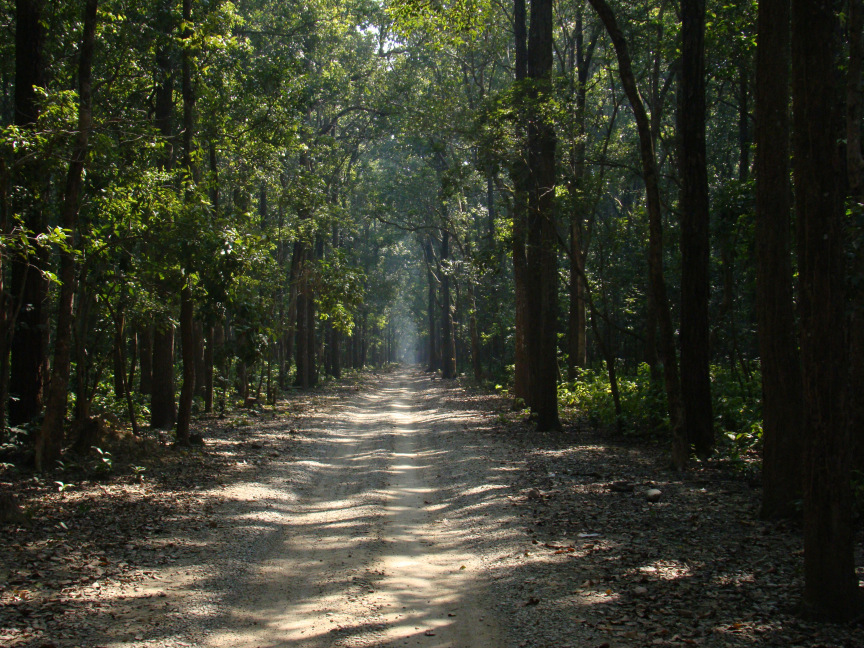
#> input picture projects/safari/assets/jungle_road_mist.jpg, 3456 x 2592 px (shown at 1/4 size)
$ python make.py ../assets/jungle_road_mist.jpg
#> lines starting #> are read from the running program, lines starting #| are printed output that depends on the picture; after the words box and inside, x2 and y2 are one past the last pixel; in counts of white or black regions, pixels touching at a corner belong together
"""Diwali x wildlife reel — v2 ("What the forest hears after Diwali"), 2026-11-13.

Client feedback addressed in this version:
  - open on Isha, keep her on camera the whole time (no full-screen cutaways)
  - wildlife shown as POP-UP CARDS below her face (over her torso), so viewers see the
    animal she names while she keeps talking
  - Lost & Free logo is a bottom card at the CTA (was top-left, above her head)
  - bold/raw captions: Inter Display ExtraBold (was serif Playfair italic)
  - audio de-glitched: the source .MOV carries TWO audio tracks — an Apple spatial "APAC"
    track that ffmpeg cannot decode (the glitch) and a clean AAC stereo track (stream a:1).
    We use the AAC track, process the voice and master to -14 LUFS.
  - over-saturation fixed: the source is 10-bit HLG HDR; we tone-map HLG->SDR (BT.709) and
    pull saturation slightly below the old render.

Source take: ../../../bhai dooj/diwali_lost/IMG_4068.MOV  (raw, rotation 90, HEVC Main10 HLG).
Caption wording/timing are mapped to the speech-energy envelope + the previous reel's script
(this environment has no audio monitoring); verify against the real voice and tweak PAGES.

Stages:  python make.py            # base -> compose -> audio -> mux
         python make.py --skip-base / --skip-comp to reuse intermediates.
Intermediates in build/, deliverable in out/ (both gitignored).
"""
import subprocess, sys
from pathlib import Path
import numpy as np, cv2
from PIL import Image, ImageDraw, ImageFont

P = Path(__file__).resolve().parent
REPO = P.parents[2]
RAW = REPO / "bhai dooj/diwali_lost/IMG_4068.MOV"
ASSETS = REPO / "projects/safari/assets"
FONTS = REPO / "fonts"
BED = REPO / "sfx_library/dl_safari/2434-preview.mp3"
B = P / "build"; OUT = P / "out"
B.mkdir(exist_ok=True); OUT.mkdir(exist_ok=True)

FPS, W, H = 30, 1080, 1920
SRC_IN, SRC_OUT = 1.5, 25.8            # trim leading/trailing room tone
DUR = SRC_OUT - SRC_IN                 # 24.3 s
NF = int(round(DUR * FPS))
NAME = "safari_reel_v2"

# HLG HDR -> SDR BT.709, mild desaturate/contrast to match her skin without the HDR blowout
TM = ("zscale=t=linear:npl=100,format=gbrpf32le,zscale=p=bt709,tonemap=hable:desat=0,"
      "zscale=t=bt709:m=bt709:r=tv,format=yuv420p,eq=saturation=0.86:contrast=1.04:gamma=0.985")

def run(cmd):
    print("  $", " ".join(str(c) for c in cmd)[:180]); subprocess.run(cmd, check=True)
#> (this line was passed over: subprocess is not available in this run)

# ------------------------------------------------------------------ stage 1: base
def base():
    vf = (f"{TM},scale={W}:{H},setsar=1,"
          f"zoompan=z='min(1.0+0.0009*in,1.07)':d=1:x='iw/2-(iw/zoom/2)':y='ih*0.44-(ih/zoom/2)':"
          f"s={W}x{H}:fps={FPS},format=yuv420p")
    run(["ffmpeg", "-y", "-v", "error", "-ss", str(SRC_IN), "-to", str(SRC_OUT), "-i", str(RAW),
         "-map", "0:0", "-an", "-vf", vf, "-c:v", "libx264", "-preset", "medium", "-crf", "15",
         "-r", str(FPS), str(B / "base.mp4")])

# ------------------------------------------------------------------ cards + captions
YEL, WHITE = (246, 196, 69), (255, 255, 255)
CARD_W, CARD_H, CARD_CX, CARD_CY, CARD_R = 516, 432, 540, 1362, 30

def font(px):
    return ImageFont.truetype(str(FONTS / "InterDisplay-ExtraBold.ttf"), px)

def expo_out(x):
    x = min(1.0, max(0.0, x)); return 1.0 if x >= 1 else 1 - 2 ** (-10 * x)

def grade_animal(img):
    f = img.astype(np.float32) / 255; g = f.mean(2, keepdims=True)
    f = g + (f - g) * 0.92; f = np.clip((f - 0.5) * 1.06 + 0.5, 0, 1)
    f[..., 0] *= 1.015; f[..., 2] *= 0.985
    return np.clip(f * 255, 0, 255).astype(np.uint8)

def cover(img, w, h, fx=0.5, fy=0.45):
    ih, iw = img.shape[:2]; s = max(w / iw, h / ih); cw, ch = w / s, h / s
    x0 = np.clip(fx * iw - cw / 2, 0, iw - cw); y0 = np.clip(fy * ih - ch / 2, 0, ih - ch)
    M = np.array([[s, 0, -x0 * s], [0, s, -y0 * s]], np.float32)
    return cv2.warpAffine(img, M, (w, h), flags=cv2.INTER_AREA, borderMode=cv2.BORDER_REFLECT)

def load_rgb(p):
    return cv2.cvtColor(cv2.imread(str(p), cv2.IMREAD_COLOR), cv2.COLOR_BGR2RGB)

def make_card(animal_rgb=None, logo=False, fx=0.5, fy=0.42):
#> called with logo = False, fx = 0.5, fy = 0.5
    pad, cw, ch = 60, CARD_W, CARD_H
#> pad = 60; cw = 516; ch = 432
    canvas = Image.new("RGBA", (cw + 2 * pad, ch + 2 * pad), (0, 0, 0, 0))
#> canvas: PIL image 636x552 RGBA; every value is 0
    sh = Image.new("L", canvas.size, 0)
#> sh: PIL image 636x552 L; every value is 0
    ImageDraw.Draw(sh).rounded_rectangle((pad, pad + 16, pad + cw, pad + ch + 16), radius=CARD_R, fill=130)
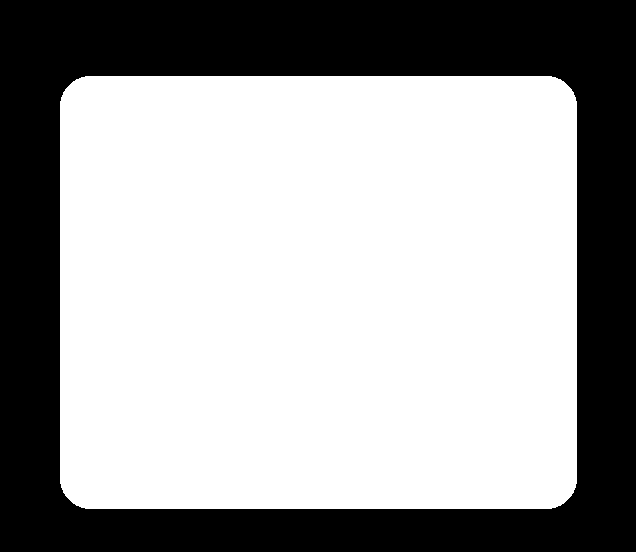
#> sh: PIL image 636x552 L; values 0 (black) and 130 (white), 63.5% white; 1 black region, box (x1, y1, x2, y2) and area: (0, 0, 636, 552) 128023
    sh = cv2.GaussianBlur(np.array(sh), (0, 0), 22)
#> sh: shape (552, 636)
    shadow = Image.new("RGBA", canvas.size, (0, 0, 0, 0)); shadow.putalpha(Image.fromarray(sh))
#> after `shadow.putalpha(Image.fromarray(sh))`:
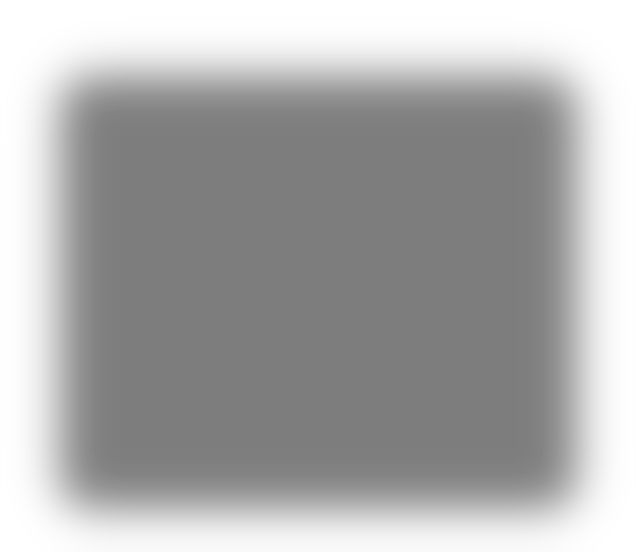
#> shadow: PIL image 636x552 RGBA; mean R, G, B, A 0, 0, 0, 82.6; transparent parts drawn white
    canvas = Image.alpha_composite(canvas, shadow)
    if logo:
        bgc = tuple(int(v) for v in (ASSETS / "logo_bg.txt").read_text().split())
        panel = Image.new("RGB", (cw, ch), bgc)
        lg = Image.open(ASSETS / "logo.png").convert("RGBA")
        lw = int(cw * 0.74); lh = int(lg.height * lw / lg.width)
        lg = lg.resize((lw, lh), Image.LANCZOS); panel.paste(lg, ((cw - lw) // 2, (ch - lh) // 2), lg)
        photo = panel.convert("RGBA")
    else:
        photo = Image.fromarray(grade_animal(cover(animal_rgb, cw, ch, fx, fy))).convert("RGBA")
#> in cover, `s = max(w / iw, h / ih)`: s = 0.167
#> in cover, `cw, ch = (w / s, h / s)`: cw = 3096; ch = 2592
#> in cover, `x0 = np.clip(fx * iw - cw / 2, 0, iw - cw)`: x0 = 180
#> in cover, `y0 = np.clip(fy * ih - ch / 2, 0, ih - ch)`: y0 = 0
#> in cover, `M = np.array([[s, 0, -x0 * s], [0, s, -y0 * s]], np.float32)`: M = [[0.167, 0, -30], [0, 0.167, 0]]
    mask = Image.new("L", (cw, ch), 0)
#> mask: PIL image 516x432 L; every value is 0
    ImageDraw.Draw(mask).rounded_rectangle((0, 0, cw - 1, ch - 1), radius=CARD_R, fill=255)
#> mask: PIL image 516x432 L; 99.6% white; 4 black regions, box (x1, y1, x2, y2) and area: (0, 0, 25, 25) 203, (491, 0, 516, 25) 203, (0, 407, 25, 432) 203, (491, 407, 516, 432) 203
    photo.putalpha(mask); canvas.alpha_composite(photo, (pad, pad))
    bd = Image.new("RGBA", canvas.size, (0, 0, 0, 0))
    ImageDraw.Draw(bd).rounded_rectangle((pad, pad, pad + cw - 1, pad + ch - 1), radius=CARD_R,
                                         outline=(255, 255, 255, 235), width=6)
    return np.array(Image.alpha_composite(canvas, bd)).astype(np.float32) / 255.0
#> returned value: shape (552, 636, 4) float32

# (asset or "LOGO", t0, t1, fx, fy)  — times on the trimmed timeline (source - 1.5 s)
CARDS = [
    ("jungle_road_mist.jpg", 3.55, 6.95, 0.5, 0.5),
    ("chital_stag.jpg", 7.45, 9.15, 0.5, 0.45),
    ("isha_owl.jpg", 9.20, 12.05, 0.5, 0.40),
    ("chital_fawn.jpg", 12.10, 14.65, 0.5, 0.30),
    ("tiger_eyes.jpg", 14.80, 16.75, 0.55, 0.5),
    ("sal_forest.jpg", 16.90, 18.10, 0.5, 0.5),
    ("gypsy.jpg", 18.85, 21.10, 0.5, 0.5),
    ("LOGO", 21.40, 24.30, 0.5, 0.5),
]
# caption pages: (text, t0, t1) ; *word* = yellow keyword
PAGES = [
    ("Teen raaton tak", 0.30, 1.42), ("shehar ne bahut *shor*", 1.45, 2.95),
    ("Aur *jungle*?", 3.55, 4.60), ("woh bas *chup-chaap*", 4.65, 5.85), ("*sunta* raha", 5.88, 6.98),
    ("har *dhamaka*", 7.48, 8.28), ("har *dhuaan*", 8.32, 9.12),
    ("inke *kaan*", 12.12, 13.32), ("humse *zyada* sunte hain", 13.36, 14.62),
    ("unke liye *roshni* nahi", 14.82, 15.78), ("*darr* hai", 15.82, 16.74),
    ("isliye main *jungle* mein", 16.92, 18.05),
    ("*chup-chaap* rehna", 18.88, 19.98), ("pasand karti hoon", 20.02, 21.08),
    ("*Something* exciting", 21.45, 22.48), ("is coming your *way*", 22.52, 23.58),
    ("stay *tuned*", 23.62, 24.28),
]
CAP_FS, KW_FS, CAP_Y, MAXW = 70, 92, 1052, 900

def parse(text):
    return [(t.replace("*", ""), "*" in t) for t in text.split()]

# [37 lines left out: functions measure, draw_caption, blend_rgba, not called in this run]

def compose():
    cards = [(make_card(logo=True) if n == "LOGO" else make_card(load_rgb(ASSETS / n), fx=fx, fy=fy), t0, t1)
             for n, t0, t1, fx, fy in CARDS]
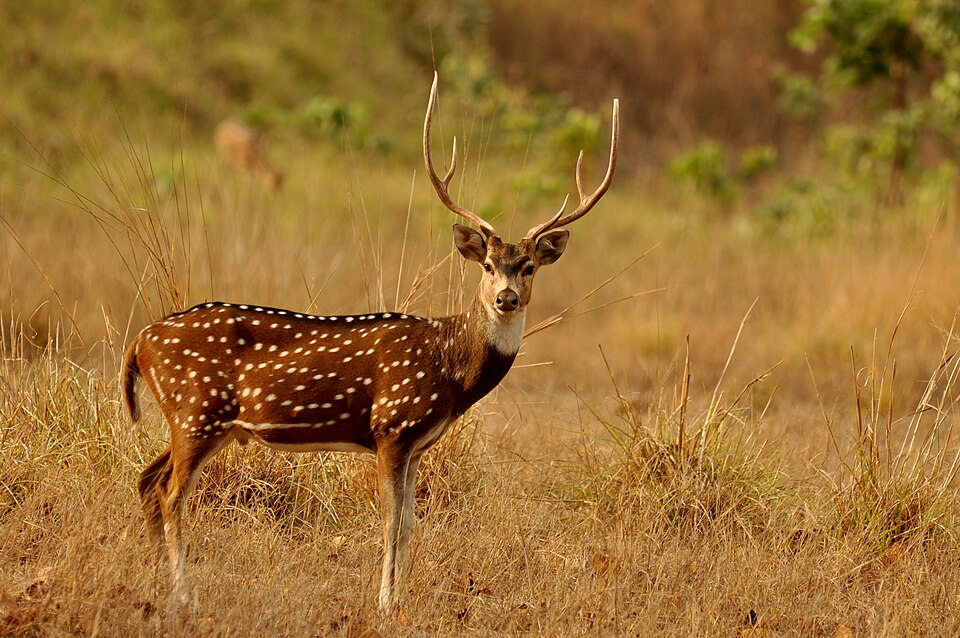
#> input picture projects/safari/assets/chital_stag.jpg, 960 x 638 px
#> call 2 of make_card, with logo = False, fx = 0.5, fy = 0.45
#> in make_card (call 2), `canvas.alpha_composite(photo, (pad, pad))`:
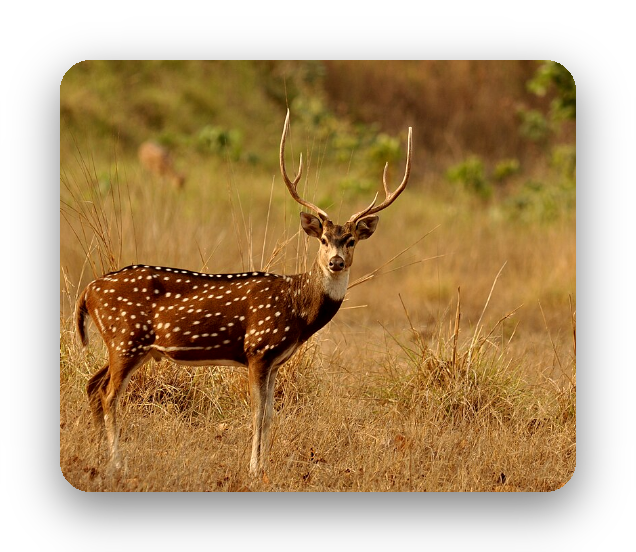
#> canvas: PIL image 636x552 RGBA; mean R, G, B, A 96.4, 68.9, 31.4, 168.3; transparent parts drawn white
#> in make_card (call 2), `return np.array(Image.alpha_composite(canvas, bd)).astype(np.float32) ..`:
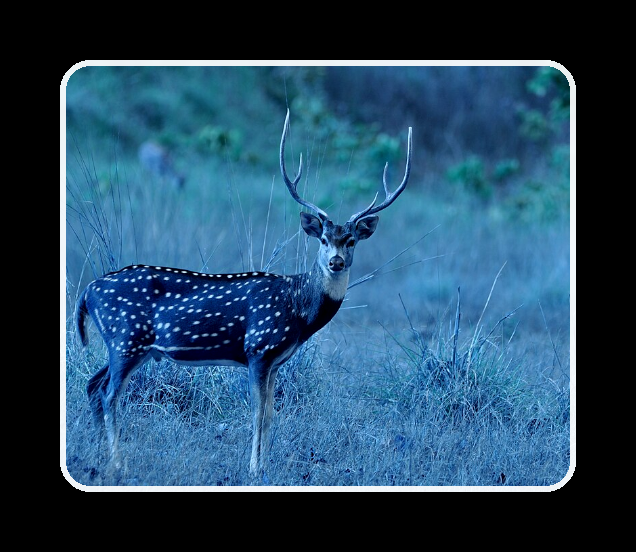
#> returned value: shape (552, 636, 4) float32; mean of channels 0, 1, 2, 3 0.39, 0.287, 0.146, 0.66; drawn as B, G, R
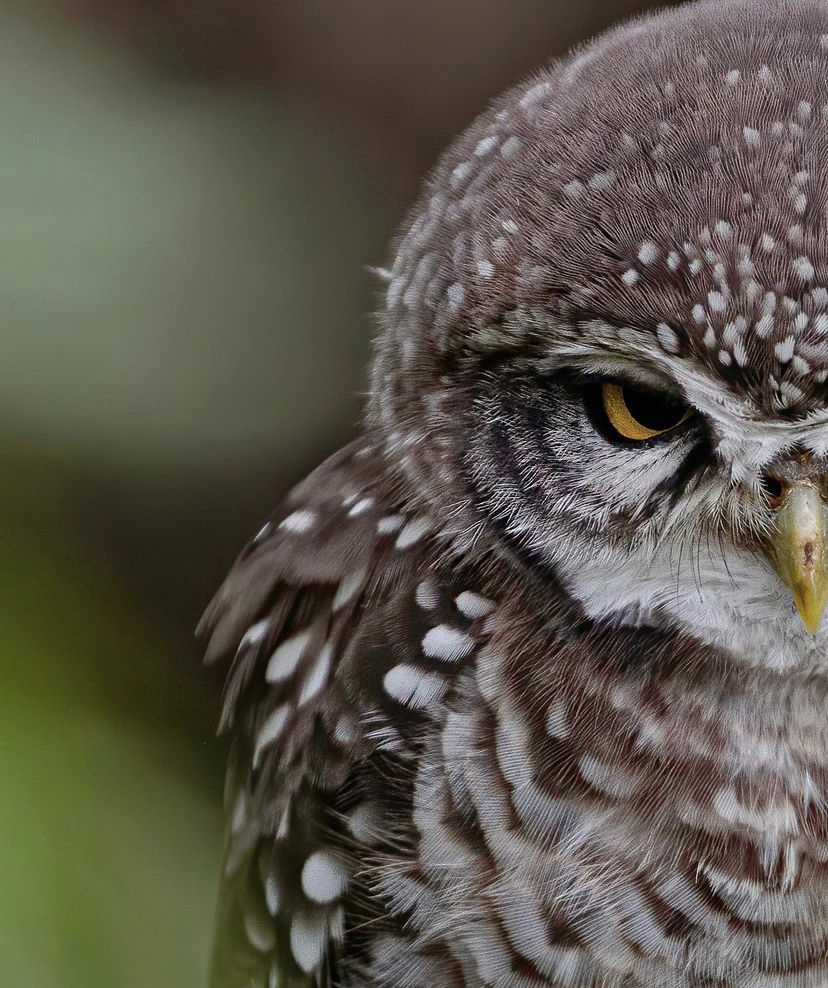
#> input picture projects/safari/assets/isha_owl.jpg, 828 x 988 px
#> call 3 of make_card, with logo = False, fx = 0.5, fy = 0.4
#> in make_card (call 3), `photo = Image.fromarray(grade_animal(cover(animal_rgb, cw, ch, fx, fy)..`:
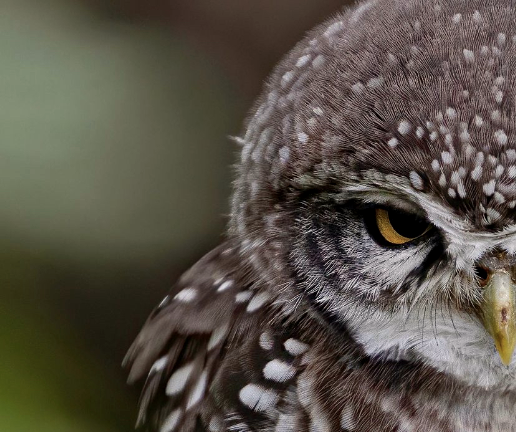
#> photo: PIL image 516x432 RGBA; mean R, G, B, A 89, 82.5, 72.2, 255
    dec = subprocess.Popen(["ffmpeg", "-v", "error", "-i", str(B / "base.mp4"),
                            "-f", "rawvideo", "-pix_fmt", "rgb24", "-"], stdout=subprocess.PIPE)
    enc = subprocess.Popen(["ffmpeg", "-y", "-v", "error", "-f", "rawvideo", "-pix_fmt", "rgb24",
                            "-s", f"{W}x{H}", "-r", str(FPS), "-i", "-", "-c:v", "libx264",
                            "-preset", "medium", "-crf", "15", "-pix_fmt", "yuv420p", str(B / "comp.mp4")],
                           stdin=subprocess.PIPE)
    sz = W * H * 3
    for fi in range(NF):
        buf = dec.stdout.read(sz)
        if len(buf) < sz:
            break
        t = fi / FPS; frame = np.frombuffer(buf, np.uint8).reshape(H, W, 3).copy()
        for rgba, t0, t1 in cards:
            if not (t0 - 0.02 <= t < t1 + 0.22):
                continue
            if t < t0 + 0.22:
                p = expo_out((t - t0) / 0.22); al = min(1.0, (t - t0) / 0.14); sc = 0.92 + 0.08 * p; dy = 26 * (1 - p)
            elif t >= t1:
                p = expo_out((t - t1) / 0.20); al = max(0.0, 1 - p); sc = 1.0 - 0.03 * p; dy = -12 * p
            else:
                al, sc, dy = 1.0, 1.0, 0.0
            if al > 0:
                blend_rgba(frame, rgba, CARD_CX, CARD_CY + dy, sc, al)
        for text, t0, t1 in PAGES:
            if t0 <= t < t1:
                draw_caption(frame, text, t - t0); break
        enc.stdin.write(frame.tobytes())
        if fi % 120 == 0:
            print(f"  compose {fi}/{NF}", flush=True)
    enc.stdin.close(); enc.wait(); dec.wait()

# ------------------------------------------------------------------ stage 3: audio
VC = ("atrim=1.5:25.8,asetpts=PTS-STARTPTS,highpass=f=85,afftdn=nf=-26:tn=1,"
      "equalizer=f=250:t=q:w=1.1:g=-2,equalizer=f=3200:t=q:w=1.1:g=2.5,equalizer=f=9000:t=h:w=0.7:g=1.5,"
      "acompressor=threshold=-22dB:ratio=3:attack=6:release=130:makeup=3,alimiter=limit=0.9,aresample=48000")

# [30 lines left out: functions audio, mux, not called in this run]

if __name__ == "__main__":
    if "--skip-base" not in sys.argv and "--skip-comp" not in sys.argv:
        base()
    if "--skip-comp" not in sys.argv:
#> (the run stopped early here; a loop or call above may not have finished)
